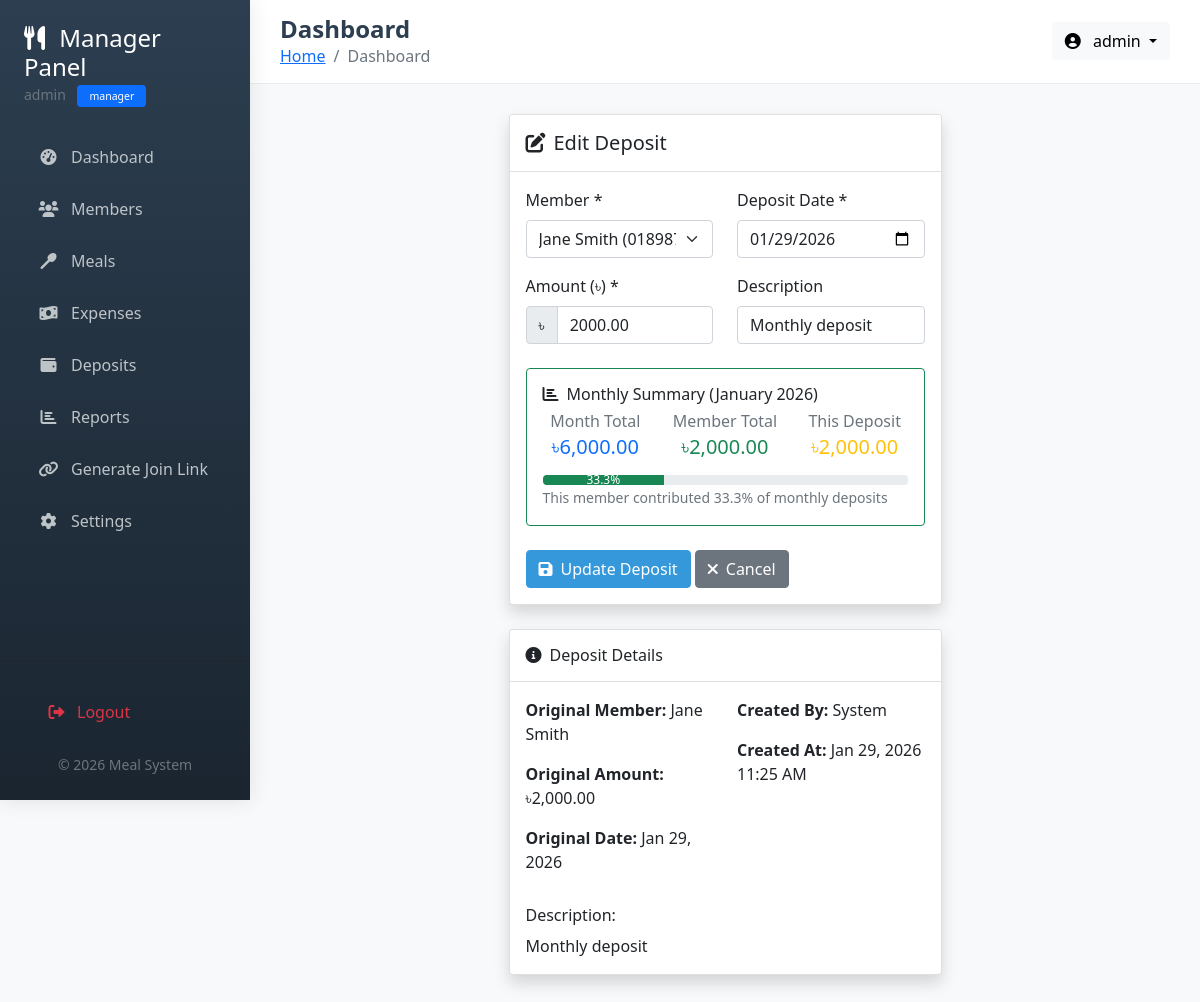
The page /manager/edit_deposit.php?id=2 (signed in) on the database its author committed.
### tables this page shows
CREATE TABLE IF NOT EXISTS deposits (
    deposit_id INT PRIMARY KEY AUTO_INCREMENT,
    member_id INT NOT NULL,
    amount DECIMAL(10,2) NOT NULL,
    deposit_date DATE NOT NULL,
    description VARCHAR(255),
    created_by INT DEFAULT NULL,
    created_at TIMESTAMP DEFAULT CURRENT_TIMESTAMP,
    INDEX idx_deposit_date (deposit_date),
    FOREIGN KEY (member_id) REFERENCES members(member_id) ON DELETE CASCADE,
    FOREIGN KEY (created_by) REFERENCES users(user_id) ON DELETE SET NULL
);

CREATE TABLE IF NOT EXISTS members (
    member_id INT PRIMARY KEY AUTO_INCREMENT,
    name VARCHAR(100) NOT NULL,
    phone VARCHAR(20),
    email VARCHAR(100),
    join_date DATE NOT NULL,
    status ENUM('active', 'inactive') DEFAULT 'active',
    created_by INT DEFAULT NULL,
    join_token VARCHAR(100) UNIQUE,
    token_expiry DATETIME,
    created_at TIMESTAMP DEFAULT CURRENT_TIMESTAMP,
    INDEX idx_status (status),
    FOREIGN KEY (created_by) REFERENCES users(user_id) ON DELETE SET NULL
);

### config/database.php (called while the page is built, shortened)
<?php
function getConnection() {
    static $conn = null;
    if ($conn === null) {
        $conn = mysqli_connect(DB_HOST, DB_USER, DB_PASS);
        mysqli_set_charset($conn, "utf8mb4");
    }
    return $conn;
}
?>

### includes/functions.php (called while the page is built, shortened)
<?php
require_once __DIR__ . '/../config/database.php';
class Functions {
    public function formatCurrency($amount) {
        return '৳' . number_format($amount, 2);
    }
    public function formatDate($date_string) {
        return date('M d, Y', strtotime($date_string));
    }
}
?>

### manager/edit_deposit.php (the view, shortened to what this page needs)
<?php
require_once '../includes/functions.php';
require_once '../includes/header.php';
$functions = new Functions();
$conn = getConnection();
$deposit_id = intval($_GET['id']);
$sql = "SELECT d.*, m.name as member_name, u.username as created_by_name
        FROM deposits d
        JOIN members m ON d.member_id = m.member_id
        LEFT JOIN users u ON d.created_by = u.user_id
        WHERE d.deposit_id = ?";
$stmt = mysqli_prepare($conn, $sql);
mysqli_stmt_bind_param($stmt, "i", $deposit_id);
mysqli_stmt_execute($stmt);
$result = mysqli_stmt_get_result($stmt);
$deposit = mysqli_fetch_assoc($result);
$members_sql = "SELECT * FROM members WHERE status = 'active' ORDER BY name";
$members_result = mysqli_query($conn, $members_sql);
$all_members = mysqli_fetch_all($members_result, MYSQLI_ASSOC);
$month = date('m', strtotime($deposit['deposit_date']));
$year = date('Y', strtotime($deposit['deposit_date']));
$month_start = "$year-$month-01";
$month_end = date('Y-m-t', strtotime($month_start));
$month_sql = "SELECT SUM(amount) as month_total FROM deposits WHERE deposit_date BETWEEN ? AND ?";
$month_stmt = mysqli_prepare($conn, $month_sql);
mysqli_stmt_bind_param($month_stmt, "ss", $month_start, $month_end);
mysqli_stmt_execute($month_stmt);
$month_result = mysqli_stmt_get_result($month_stmt);
$month_total = mysqli_fetch_assoc($month_result);
$member_month_sql = "SELECT SUM(amount) as member_month_total
                     FROM deposits
                     WHERE member_id = ? AND deposit_date BETWEEN ? AND ?";
$member_month_stmt = mysqli_prepare($conn, $member_month_sql);
mysqli_stmt_bind_param($member_month_stmt, "iss", $deposit['member_id'], $month_start, $month_end);
mysqli_stmt_execute($member_month_stmt);
$member_month_result = mysqli_stmt_get_result($member_month_stmt);
$member_month_total = mysqli_fetch_assoc($member_month_result);
?>
<div class="row">
    <div class="col-lg-6 mx-auto">
        <div class="card shadow">
            <div class="card-header bg-white py-3">
                <h5 class="mb-0"><i class="fas fa-edit me-2"></i>Edit Deposit</h5>
            </div>
            <div class="card-body">
                <form method="POST" action="">
                    <div class="row mb-3">
                        <div class="col-md-6">
                            <label for="member_id" class="form-label">Member *</label>
                            <select class="form-select" id="member_id" name="member_id" required>
                                <?php foreach ($all_members as $member): ?>
                                <option value="<?php echo $member['member_id']; ?>"
                                        <?php echo $member['member_id'] == $deposit['member_id'] ? 'selected' : ''; ?>>
                                    <?php echo htmlspecialchars($member['name']); ?>
                                    <?php if ($member['phone']): ?> (<?php echo $member['phone']; ?>)<?php endif; ?>
                                </option>
                                <?php endforeach; ?>
                            </select>
                        </div>
                        <div class="col-md-6">
                            <label for="deposit_date" class="form-label">Deposit Date *</label>
                            <input type="date" class="form-control" id="deposit_date" name="deposit_date"
                                   value="<?php echo $deposit['deposit_date']; ?>" required>
                        </div>
                    </div>
                    <div class="row mb-4">
                        <div class="col-md-6">
                            <label for="amount" class="form-label">Amount (৳) *</label>
                            <div class="input-group">
                                <span class="input-group-text">৳</span>
                                <input type="number" class="form-control" id="amount" name="amount"
                                       step="0.01" min="0.01" value="<?php echo $deposit['amount']; ?>" required>
                            </div>
                        </div>
                        <div class="col-md-6">
                            <label for="description" class="form-label">Description</label>
                            <input type="text" class="form-control" id="description" name="description"
                                   value="<?php echo htmlspecialchars($deposit['description']); ?>">
                        </div>
                    </div>
                    <div class="card border-success mb-4">
                        <div class="card-body">
                            <h6><i class="fas fa-chart-bar me-2"></i>Monthly Summary (<?php echo date('F Y', strtotime($deposit['deposit_date'])); ?>)</h6>
                            <div class="row">
                                <div class="col-4">
                                    <div class="text-center">
                                        <h6 class="text-muted mb-1">Month Total</h6>
                                        <h5 class="text-primary"><?php echo $functions->formatCurrency($month_total['month_total'] ?: 0); ?></h5>
                                    </div>
                                </div>
                                <div class="col-4">
                                    <div class="text-center">
                                        <h6 class="text-muted mb-1">Member Total</h6>
                                        <h5 class="text-success"><?php echo $functions->formatCurrency($member_month_total['member_month_total'] ?: 0); ?></h5>
                                    </div>
                                </div>
                                <div class="col-4">
                                    <div class="text-center">
                                        <h6 class="text-muted mb-1">This Deposit</h6>
                                        <h5 class="text-warning"><?php echo $functions->formatCurrency($deposit['amount']); ?></h5>
                                    </div>
                                </div>
                            </div>
                            <?php if ($month_total['month_total'] > 0): ?>
                            <div class="mt-2">
                                <div class="progress" style="height: 10px;">
                                    <?php
                                    $member_percentage = ($member_month_total['member_month_total'] / $month_total['month_total']) * 100;
                                    ?>
                                    <div class="progress-bar bg-success" role="progressbar"
                                         style="width: <?php echo $member_percentage; ?>%;"
                                         aria-valuenow="<?php echo $member_percentage; ?>"
                                         aria-valuemin="0" aria-valuemax="100">
                                        <?php echo number_format($member_percentage, 1); ?>%
                                    </div>
                                </div>
                                <small class="text-muted">This member contributed <?php echo number_format($member_percentage, 1); ?>% of monthly deposits</small>
                            </div>
                            <?php endif; ?>
                        </div>
                    </div>
                    <div class="mt-4">
                        <button type="submit" class="btn btn-primary">
                            <i class="fas fa-save me-2"></i>Update Deposit
                        </button>
                        <a href="deposits.php" class="btn btn-secondary">
                            <i class="fas fa-times me-2"></i>Cancel
                        </a>
                    </div>
                </form>
            </div>
        </div>
        <div class="card shadow mt-4">
            <div class="card-header bg-white py-3">
                <h6 class="mb-0"><i class="fas fa-info-circle me-2"></i>Deposit Details</h6>
            </div>
            <div class="card-body">
                <div class="row">
                    <div class="col-md-6">
                        <p><strong>Original Member:</strong> <?php echo htmlspecialchars($deposit['member_name']); ?></p>
                        <p><strong>Original Amount:</strong> <?php echo $functions->formatCurrency($deposit['amount']); ?></p>
                        <p><strong>Original Date:</strong> <?php echo $functions->formatDate($deposit['deposit_date']); ?></p>
                    </div>
                    <div class="col-md-6">
                        <p><strong>Created By:</strong> <?php echo $deposit['created_by_name'] ?: 'System'; ?></p>
                        <p><strong>Created At:</strong> <?php echo date('M d, Y h:i A', strtotime($deposit['created_at'])); ?></p>
                    </div>
                </div>
                <?php if ($deposit['description']): ?>
                <div class="mt-3">
                    <h6>Description:</h6>
                    <p class="mb-0"><?php echo htmlspecialchars($deposit['description']); ?></p>
                </div>
                <?php endif; ?>
            </div>
        </div>
    </div>
</div>
<?php
require_once '../includes/footer.php';
?>

### includes/header.php (style rules this page uses)
:root { --primary-color: #2c3e50; --secondary-color: #3498db; --success-color: #27ae60; --warning-color: #f39c12; --danger-color: #e74c3c; }
body { font-family: 'Segoe UI', Tahoma, Geneva, Verdana, sans-serif; background-color: #f8f9fa; min-height: 100vh; }
.btn-primary { background-color: var(--secondary-color); border-color: var(--secondary-color); }

### rows shown on the page
deposits: member_id "Jane Smith (01898765432)", deposit_date "01/29/2026", amount "2000.00", description "Monthly deposit", deposit_date "January 2026", amount "৳2,000.00", member.name "Jane Smith", deposit_date "Jan 29, 2026", created_at "Jan 29, 2026 11:25 AM"

### other values the page prints
$_SESSION['username'] "admin"
$_SESSION['role'] "manager"
$page_title "Dashboard"
$functions->formatCurrency($month_total['month_total'] ?: 0) "৳6,000.00"
$member_percentage "33.3"
$deposit['created_by_name'] ?: 'System' "System"
